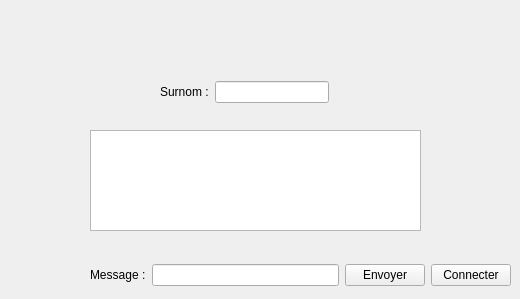
        <widget class="QWidget" name="tab_23">
         <attribute name="title">
          <string>Chat</string>
         </attribute>
         <widget class="QWidget" name="layoutWidget_2">
          <property name="geometry">
           <rect>
            <x>160</x>
            <y>80</y>
            <width>169</width>
            <height>24</height>
           </rect>
          </property>
          <layout class="QHBoxLayout" name="horizontalLayout_8">
           <item>
            <widget class="QLabel" name="label_91">
             <property name="text">
              <string>Surnom :</string>
             </property>
            </widget>
           </item>
           <item>
            <widget class="QLineEdit" name="surnom"/>
           </item>
          </layout>
         </widget>
         <widget class="QTextEdit" name="textEdit">
          <property name="geometry">
           <rect>
            <x>90</x>
            <y>130</y>
            <width>331</width>
            <height>101</height>
           </rect>
          </property>
         </widget>
         <widget class="QWidget" name="layoutWidget_6">
          <property name="geometry">
           <rect>
            <x>90</x>
            <y>260</y>
            <width>421</width>
            <height>30</height>
           </rect>
          </property>
          <layout class="QHBoxLayout" name="horizontalLayout_9">
           <item>
            <widget class="QLabel" name="label_92">
             <property name="text">
              <string>Message :</string>
             </property>
            </widget>
           </item>
           <item>
            <widget class="QLineEdit" name="message_chat"/>
           </item>
           <item>
            <widget class="QPushButton" name="envoyer_chat">
             <property name="text">
              <string>Envoyer</string>
             </property>
            </widget>
           </item>
           <item>
            <widget class="QPushButton" name="connecter_chat">
             <property name="text">
              <string>Connecter</string>
             </property>
            </widget>
           </item>
          </layout>
         </widget>
        </widget>
